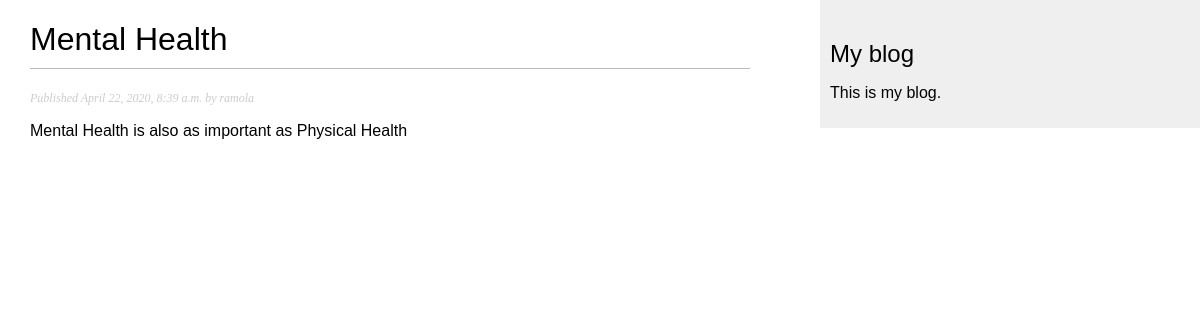
Screenshot of /blog/2020/4/22/mental_health/ with the database file from the repository.
### blog/models.py (models this page shows, shortened)
class Post(models.Model):
    STATUS_CHOICES = (
        ('draft', 'Draft'),
        ('published', 'Published'),
    )
    title = models.CharField(max_length=250)
    slug = models.SlugField(max_length=250,
                            unique_for_date='publish')
    author = models.ForeignKey(User,
                              on_delete=models.CASCADE,
                              related_name='blog_posts')
    body = models.TextField()
    publish = models.DateTimeField(default=timezone.now)
    created = models.DateTimeField(auto_now_add=True)
    updated = models.DateTimeField(auto_now=True)
    status = models.CharField(max_length=10,
                              choices=STATUS_CHOICES,
                              default='draft')
    class Meta:
        ordering = ('-publish',)

### blog/views.py (the view)
def post_detail(request, year, month, day, post):
    post = get_object_or_404(Post, slug=post,
                                   status='published',
                                   publish__year=year,
                                   publish__month=month,
                                   publish__day=day)
    return render(request,
                  'blog/post/detail.html',
                  {'post': post})

### templates/blog/post/detail.html (shortened to what this page needs)
{% extends "blog/base.html" %}
{% block content %}
  <h1>{{ post.title }}</h1>
  <p class="date">
    Published {{ post.publish }} by {{ post.author }}
  </p>
  {{ post.body|linebreaks }}
{% endblock %}

### blog/static/css/blog.css (style rules this page uses)
body { margin:0; padding:0; font-family:helvetica, sans-serif; }
h1 { font-weight:normal; border-bottom:1px solid #bbb; padding:0 0 10px 0; }
p.date { color:#ccc; font-family: georgia, serif; font-size: 12px; font-style: italic; }

### rows the page displays
Post: title "Mental Health", publish "April 22, 2020, 8:39 a.m.", author "ramola", body "Mental Health is also as important as Physical Health"
